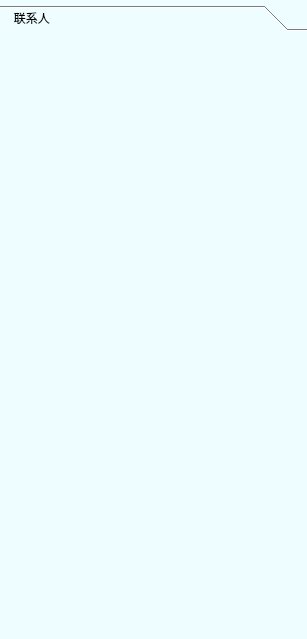
<?xml version="1.0" encoding="UTF-8"?>
<ui version="4.0">
 <class>List</class>
 <widget class="QWidget" name="List">
  <property name="geometry">
   <rect>
    <x>0</x>
    <y>0</y>
    <width>307</width>
    <height>639</height>
   </rect>
  </property>
  <property name="font">
   <font>
    <pointsize>9</pointsize>
   </font>
  </property>
  <property name="windowTitle">
   <string>Form</string>
  </property>
  <property name="styleSheet">
   <string notr="true">background-color: rgb(238, 253, 255);</string>
  </property>
  <layout class="QHBoxLayout" name="verticalLayout">
   <property name="leftMargin">
    <number>0</number>
   </property>
   <property name="topMargin">
    <number>5</number>
   </property>
   <property name="rightMargin">
    <number>0</number>
   </property>
   <property name="bottomMargin">
    <number>0</number>
   </property>
   <item>
    <widget class="QToolBox" name="toolBox">
     <property name="currentIndex">
      <number>0</number>
     </property>
     <widget class="QWidget" name="page">
      <property name="geometry">
       <rect>
        <x>0</x>
        <y>0</y>
        <width>307</width>
        <height>605</height>
       </rect>
      </property>
      <property name="styleSheet">
       <string notr="true"/>
      </property>
      <attribute name="label">
       <string>   联系人</string>
      </attribute>
      <layout class="QVBoxLayout" name="vLatout"/>
     </widget>
    </widget>
   </item>
  </layout>
 </widget>
 <resources/>
 <connections/>
</ui>
